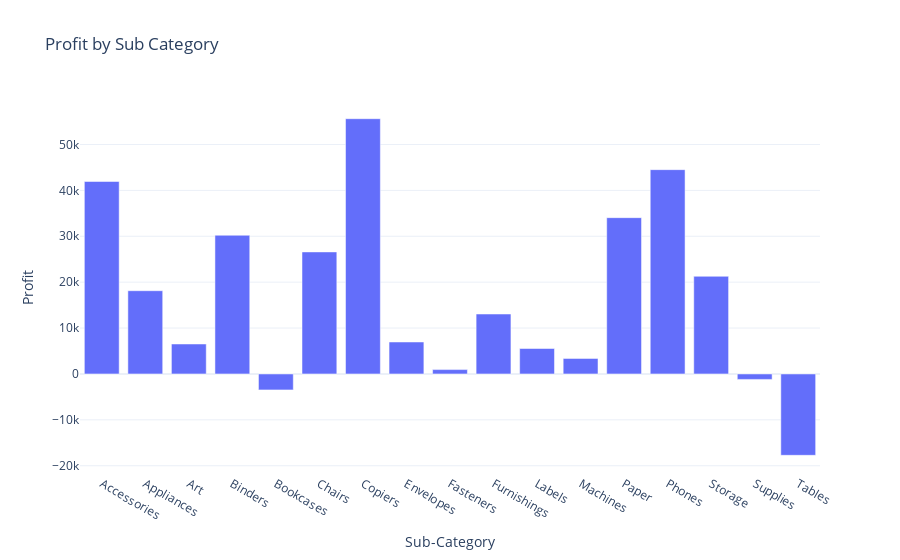

This figure's notebook cell:
### Code cell
fig=px.bar(profit_subcategory,
          x='Sub-Category',
          y='Profit',
          title='Profit by Sub Category',
          )
fig.show()

### Figure 1 — Plotly figure (JSON) as saved in the notebook; plotly's stock layout.template omitted (floating-point values rounded to 4 significant figures)
{"data": [{"alignmentgroup": "True", "hovertemplate": "Sub-Category=%{x}<br>Profit=%{y}<extra></extra>", "legendgroup": "", "marker": {"color": "#636efa", "pattern": {"shape": ""}}, "name": "", "offsetgroup": "", "orientation": "v", "showlegend": false, "textposition": "auto", "type": "bar", "x": ["Accessories", "Appliances", "Art", "Binders", "Bookcases", "Chairs", "Copiers", "Envelopes", "Fasteners", "Furnishings", "Labels", "Machines", "Paper", "Phones", "Storage", "Supplies", "Tables"], "xaxis": "x", "y": [41940.0, 18140.0, 6528.0, 30220.0, -3473.0, 26590.0, 55620.0, 6964.0, 949.5, 13060.0, 5546.0, 3385.0, 34050.0, 44520.0, 21280.0, -1189.0, -17730.0], "yaxis": "y"}], "layout": {"autosize": true, "barmode": "relative", "legend": {"tracegroupgap": 0}, "title": {"text": "Profit by Sub Category"}, "xaxis": {"anchor": "y", "autorange": true, "domain": [0, 1], "range": [-0.5, 16.5], "title": {"text": "Sub-Category"}, "type": "category"}, "yaxis": {"anchor": "x", "autorange": true, "domain": [0, 1], "range": [-21800.0, 59690.0], "title": {"text": "Profit"}, "type": "linear"}}}
